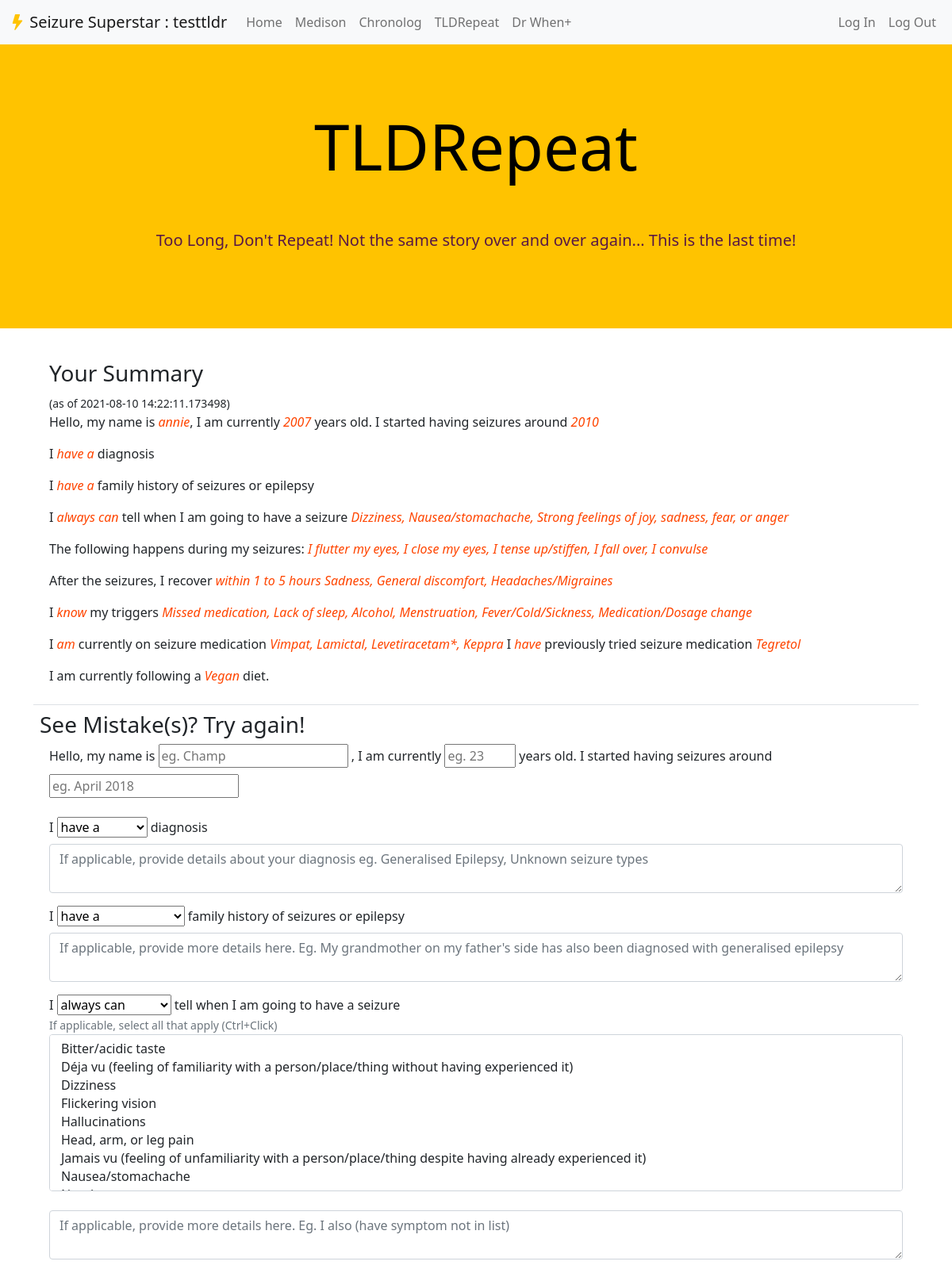
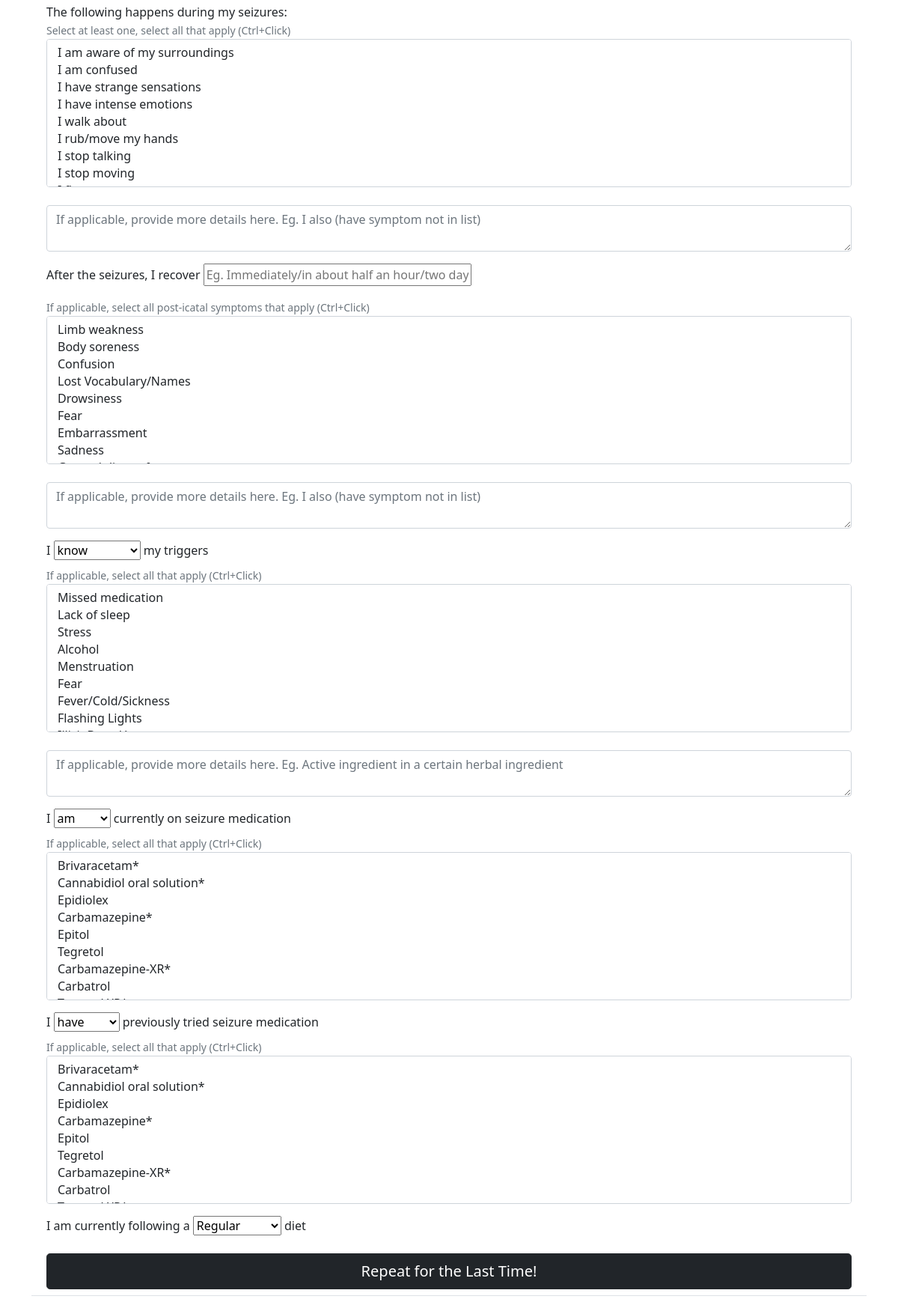
The page /tldrepeat (signed in) on the database its author committed (2 pictures, top to bottom).
### app.py (models this page shows)
class User(UserMixin, db.Model):
    id = db.Column(db.Integer, primary_key=True)
    username = db.Column(db.String(37), unique=True, nullable=False)
    email = db.Column(db.String(120), unique=True, nullable=False)
    password = db.Column(db.String(280), nullable=False)
    tldr = db.relationship('Tldr', backref='user')

class Tldr(db.Model):
    id = db.Column(db.Integer, primary_key=True)
    name = db.Column(db.String(50), nullable=False)
    age = db.Column(db.String(50), nullable=False)
    startdate = db.Column(db.String(50), nullable=False)
    diagnosis = db.Column(db.String(500))
    diagnosis_description = db.Column(db.String(500))
    family_history = db.Column(db.String(50))
    fh_description = db.Column(db.String(500))
    pre_ictal = db.Column(db.String(30))
    pre_symptoms = db.Column(db.String(500))
    pre_extra = db.Column(db.String(800))
    seizure_description = db.Column(db.String(800))
    seizure_extra = db.Column(db.String(800))
    post_ictal = db.Column(db.String(50))
    post_symptoms = db.Column(db.String(500))
    post_extra = db.Column(db.String(500))
    triggers = db.Column(db.String(50))
    trigger_description = db.Column(db.String(500))
    trigger_extra = db.Column(db.String(500))
    current_meds = db.Column(db.String(50))
    cmeds_name = db.Column(db.String(500))
    prev_meds = db.Column(db.String(50))
    pmeds_name = db.Column(db.String(500))
    diet = db.Column(db.String(50))
    datetime = db.Column(db.DateTime, default=datetime.utcnow)
    user_id = db.Column(db.Integer, db.ForeignKey('user.id'), nullable=False)

### app.py (the view)
@app.route('/tldrepeat', methods=['GET', 'POST'])
@login_required
def tldrepeat():
    file = Tldr.query.filter_by(user_id=current_user.id).order_by(Tldr.id.desc()).first()
    form = Tldrform()
    if request.method == 'POST':
        if form.validate_on_submit():
            pre_symptoms = unlist(form.pre_symptoms.data, PRE_ICTAL)
            print(pre_symptoms)
            post_symptoms = unlist(form.post_symptoms.data, POST_ICTAL)
            print(post_symptoms)
            cmeds_name = unlist(form.cmeds_name.data, MEDICATION)
            print(cmeds_name)
            trigger_description = unlist(form.trigger_description.data, TRIGGERS)
            print(trigger_description)
            pmeds_name = unlist(form.pmeds_name.data, MEDICATION)
            print(pmeds_name)
            seizure_description = unlist(form.seizure_description.data, DURING)
            print(seizure_description)
            tldr = Tldr(name=form.name.data, age=form.age.data, startdate=form.startdate.data, diagnosis=form.diagnosis.data, diagnosis_description=form.diagnosis_description.data,
                        family_history=form.family_history.data, fh_description=form.fh_description.data, pre_ictal=form.pre_ictal.data, pre_extra=form.pre_extra.data, seizure_extra=form.seizure_extra.data,
                        post_ictal=form.post_ictal.data, post_extra=form.post_extra.data, triggers=form.triggers.data,
                        trigger_extra=form.trigger_extra.data, current_meds=form.current_meds.data,
                        prev_meds=form.prev_meds.data, diet=form.diet.data, user_id=current_user.id, pre_symptoms=pre_symptoms, post_symptoms=post_symptoms, cmeds_name=cmeds_name, trigger_description=trigger_description, pmeds_name=pmeds_name, seizure_description=seizure_description)
            db.session.add(tldr)
            db.session.commit()
            print(Tldr.query.filter_by(user_id=current_user.id).all())
            flash('Great Job!')
            return redirect('/tldrepeat')
        else:
            flash('Something went wrong')
            return render_template('tldr.html', form=form, file=file)
    else:
        return render_template('tldr.html', form=form, file=file)

### app.py (called while the page is built)
@login_manager.user_loader
def load_user(user_id):
    return User.query.get(user_id)

### templates/tldr.html (shortened to what this page needs)
{% from "_formhelpers.html" import render_field %}
{% extends "layout.html" %}
{% block jumbo %}
<h1 class="display-1">TLDRepeat</h1>
<p class="lead">Too Long, Don't Repeat! Not the same story over and over again... This is the last time!</p>
{% endblock %}
{% block body %}
    <div class="container">
        <table class="table">
            <tr>
                {% if file %}
                    <td>
                        <div class="container">
                            <h3>Your Summary</h3>
                            <small>(as of {{ file.datetime }})</small>
                                <p>
                                    Hello, my name is <em style="color:orangered">{{ file.name }}</em>, I am currently <em style="color:orangered">{{ file.age }}</em> years old. I started having seizures around <em style="color:orangered">{{ file.startdate }}</em>
                                </p>
                                <p>
                                    I <em style="color:orangered">{{ file.diagnosis }}</em> diagnosis <em style="color:orangered">{{file.diagnosis_description }}</em>
                                </p>
                                <p>
                                    I <em style="color:orangered">{{ file.family_history }}</em> family history of seizures or epilepsy <em style="color:orangered">{{file.diagnosis_description }}</em>
                                </p>
                                <p>
                                    I <em style="color:orangered">{{file.pre_ictal }}</em> tell when I am going to have a seizure <em style="color:orangered">{{ file.pre_symptoms }} {{ file.pre_extra }}</em>
                                </p>
                                <p>
                                    The following happens during my seizures: <em style="color:orangered">{{ file.seizure_description }}{{file.seizure_extra }}</em>
                                </p>
                                <p>
                                    After the seizures, I recover <em style="color:orangered">{{file.post_ictal }} {{ file.post_symptoms }} {{ file.post_extra }}</em>
                                </p>
                                <p>
                                    I <em style="color:orangered">{{ file.triggers }}</em> my triggers <em style="color:orangered">{{file.trigger_description }} {{ file.trigger_extra }}</em>
                                </p>
                                <p>
                                    I <em style="color:orangered">{{ file.current_meds }}</em> currently on seizure medication <em style="color:orangered">{{file.cmeds_name }}</em>
                                    I <em style="color:orangered">{{file.prev_meds }}</em> previously tried seizure medication <em style="color:orangered">{{file.pmeds_name }}</em>
                                </p>
                                <p>
                                    I am currently following a <em style="color:orangered">{{ file.diet }}</em> diet.
                                </p>
                        </div>
                    </td>
                    </tr>
                    <tr>
                        <td>
                            <h3>See Mistake(s)? Try again!</h3>
                            <div class="container">
                                <form action="/tldrepeat" method="post" >
                                    <p>
                                        Hello, my name is {{ render_field(form.name, class="tldr form-inline mb-2 mr-sm-2", placeholder="eg. Champ") }},
                                        I am currently {{ render_field(form.age, class="tldr col-1 form-inline mb-2 mr-sm-2", placeholder="eg. 23") }} years old.
                                        I started having seizures around {{ render_field(form.startdate, class="tldr form-inline mb-2 mr-sm-2", placeholder="eg. April 2018") }}
                                    </p>
                                    <p>
                                        I {{ render_field(form.diagnosis, class="tldr form-inline mb-2 mr-sm-2") }} diagnosis
                                        <br>{{render_field(form.diagnosis_description, class="tldr form-control", placeholder="If applicable, provide details about your diagnosis eg. Generalised Epilepsy, Unknown seizure types") }}
                                    </p>
                                    <p>
                                        I {{ render_field(form.family_history, class="tldr form-inline mb-2 mr-sm-2") }} family history of seizures or epilepsy
                                        <br>{{render_field(form.diagnosis_description, class="tldr form-control", placeholder="If applicable, provide more details here. Eg. My grandmother on my father's side has also been diagnosed with generalised epilepsy") }}
                                    </p>
                                    <p>
                                        I {{render_field(form.pre_ictal)}} tell when I am going to have a seizure
                                        <br>
                                            <small class="text-muted">
                                                If applicable, select all that apply (Ctrl+Click)
                                            </small>
                                        <br>{{ render_field(form.pre_symptoms, class="tldr form-select", size="8") }}
                                        <br>{{render_field(form.pre_extra, class="tldr form-control mb-1", placeholder="If applicable, provide more details here. Eg. I also (have symptom not in list) ") }}
                                    </p>
                                    <p>
                                        The following happens during my seizures:
                                        <br>
                                            <small class="text-muted">
                                                Select at least one, select all that apply (Ctrl+Click)
                                            </small>
                                        <br>{{ render_field(form.seizure_description, class="tldr form-select", size="8" ) }}
                                        <br>{{render_field(form.seizure_extra, class="tldr form-control mb-1", placeholder="If applicable, provide more details here. Eg. I also (have symptom not in list) ") }}
                                    </p>
                                    <p>
                                        After the seizures, I recover {{render_field(form.post_ictal, class="tldr form-inline col-4 mb-3", placeholder="Eg. Immediately/in about half an hour/two days")}}
                                        <br>
                                            <small class="text-muted">
                                                If applicable, select all post-icatal symptoms that apply (Ctrl+Click)
                                            </small>
                                        <br>{{render_field(form.post_symptoms, class="tldr form-select", size="8")}}
                                        <br>{{render_field(form.post_extra, class="tldr form-control", placeholder="If applicable, provide more details here. Eg. I also (have symptom not in list)") }}
                                    </p>
                                    <p>
                                        I {{ render_field(form.triggers, class="tldr form-inline mb-2 mr-sm-2") }} my triggers
                                        <br>
                                            <small class="text-muted">
                                                If applicable, select all that apply (Ctrl+Click)
                                            </small>
                                        <br>{{render_field(form.trigger_description, class="tldr form-select", size="8")}}
                                        <br>{{render_field(form.trigger_extra, class="tldr form-control", placeholder="If applicable, provide more details here. Eg. Active ingredient in a certain herbal ingredient") }}
                                    </p>
                                    <p>
                                        I {{ render_field(form.current_meds, class="tldr form-inline mb-2 mr-sm-2") }} currently on seizure medication
                                        <br>
                                            <small class="text-muted">
                                                If applicable, select all that apply (Ctrl+Click)
                                            </small>
                                        <br>{{render_field(form.cmeds_name, class="tldr form-select", size="8")}}
                                    </p>
                                    <p>
                                        I {{render_field(form.prev_meds, class="tldr form-inline mb-2 mr-sm-2")}} previously tried seizure medication
                                        <br>
                                            <small class="text-muted">
                                                If applicable, select all that apply (Ctrl+Click)
                                            </small>
                                        <br>{{render_field(form.pmeds_name, class="tldr form-select", size="8")}}
                                    </p>
                                    <p>
                                        I am currently following a {{ render_field(form.diet, class="tldr form-inline mb-2 mr-sm-2") }} diet
                                    </p>
                                    <button class="w-100 btn btn-lg btn-dark" type="submit">Repeat for the Last Time!</button>
                                </form>
                            </div>
                        </td>
                    </tr>
                {% endif %}
        </table>
    </div>
{% endblock %}

### templates/layout.html (shortened to what this page needs)
<!DOCTYPE html>
<html lang="en">
    <head>
        <link href="https://cdn.jsdelivr.net/npm/bootstrap@5.0.2/dist/css/bootstrap.min.css" rel="stylesheet">
        <link rel="stylesheet" href="https://cdn.jsdelivr.net/npm/bootstrap-icons@1.5.0/font/bootstrap-icons.css">
        <link href="/static/styles.css" rel="stylesheet">
    </head>
    <body>
      <nav class="navbar navbar-expand-lg navbar-light bg-light">
        <div class="container-fluid">
          <a class="navbar-brand" href="/">
            <i style="color:#FFC300" class="bi bi-lightning-fill"></i></i>
            Seizure Superstar
            {% if current_user.is_authenticated %}: {{ current_user.username }} {% endif %}
          </a>
          <div class="collapse navbar-collapse" id="navbarNavAltMarkup">
            <div class="navbar-nav">
              <a class="nav-link" href="/">Home</a>
              <a class="nav-link" href="/medison">Medison</a>
              <a class="nav-link" href="/chronolog">Chronolog</a>
              <a class="nav-link" href="/tldrepeat">TLDRepeat</a>
              <a class="nav-link" href="/drwhen">Dr When+</a>
            </div>
            <div class="navbar-nav ms-auto d-flex">
              <a class="nav-link" href="/login">Log In</a>
              <a class="nav-link" href="/logout">Log Out</a>
            </div>
          </div>
        </div>
      </nav>
        <div class="jumbotron">
          <div class="row align-items-center g-lg-5 py-5">
          {% block jumbo %}
          {% endblock %}
          </div>
        </div>
        {% block body %}
        {% endblock %}
    </body>
</html>

### static/styles.css (style rules this page uses)
.jumbotron { background-color: #FFC300; color: black; margin-bottom: 2rem; padding: 2rem 1rem; text-align: center; }
.lead { color:#581845; }
.table > tbody > tr > td { vertical-align: top; }

### rows shown on the page
User: username "testtldr"
Tldr: datetime "2021-08-10 14:22:11.173498", name "annie", age "2007", startdate "2010", diagnosis "have a", family_history "have a", pre_ictal "always can", pre_symptoms "Dizziness, Nausea/stomachache, Strong feelings of joy, sadness, fear, or anger", seizure_description "I flutter my eyes, I close my eyes, I tense up/stiffen, I fall over, I convulse", post_ictal "within 1 to 5 hours", post_symptoms "Sadness, General discomfort, Headaches/Migraines", triggers "know", trigger_description "Missed medication, Lack of sleep, Alcohol, Menstruation, Fever/Cold/Sickness, Medication/Dosage change", current_meds "am", cmeds_name "Vimpat, Lamictal, Levetiracetam*, Keppra", prev_meds "have", pmeds_name "Tegretol", diet "Vegan"
